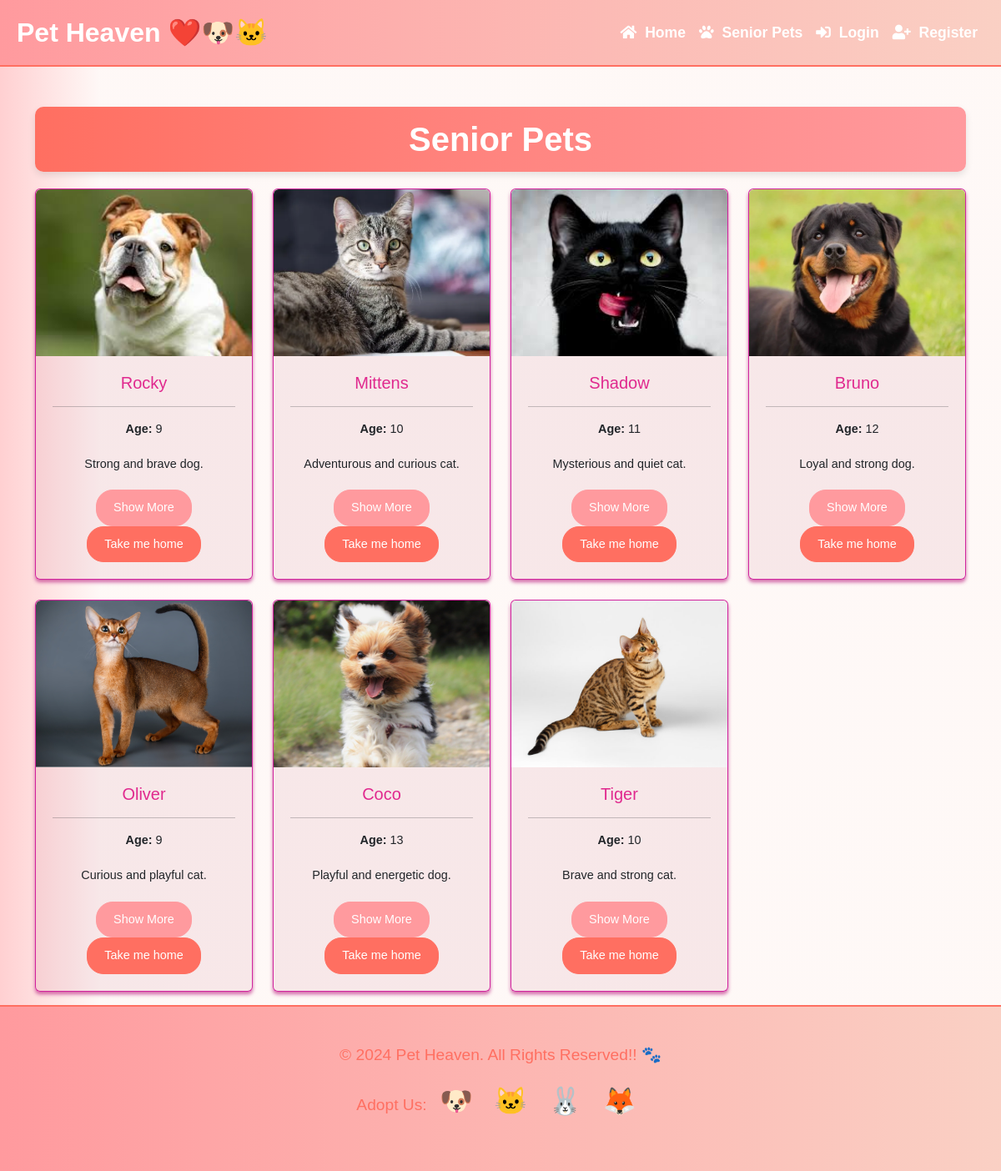
The app's page /senior.php with its own data.
### tables this page shows
CREATE TABLE `animal` (
  `id` int(11) NOT NULL,
  `name` varchar(255) NOT NULL,
  `photo` varchar(255) DEFAULT NULL,
  `location` varchar(255) DEFAULT NULL,
  `description` text DEFAULT NULL,
  `size` enum('small','medium','large') NOT NULL,
  `age` int(11) NOT NULL,
  `vaccinated` tinyint(1) DEFAULT NULL,
  `breed` varchar(255) DEFAULT NULL,
  `status` enum('Adopted','Available') DEFAULT 'Available'
);

### senior.php (the view, shortened to what this page needs)
<?php
include 'connection.php';
include 'inc/navbar.php';
$sql = "SELECT * FROM animal WHERE age > 8";
$result = $conn->query($sql);
$animalCards = '';
while ($row = $result->fetch_assoc()) {
    $statusTag = ($row['status'] == 'Adopted') ? '<div class="adopted-tag">Adopted</div>' : '';
    $adoptButton = ($row['status'] == 'Available')
        ? '<form method="post" action="adopt.php" class="d-inline-block">
               <input type="hidden" name="pet_id" value="' . htmlspecialchars($row['id']) . '">
               <button type="submit" class="btn btn-success-custom btn-custom" style="background-color: #ff6f61; border-color: #ff6f61;">Take me home</button>
           </form>'
        : '';
    $animalCards .= '
        <div class="col">
            <div class="card animal-card">
                ' . $statusTag . '
                <img src="uploads/' . htmlspecialchars($row['photo']) . '" class="card-img-top" alt="' . htmlspecialchars($row['name']) . '">
                <div class="card-body">
                    <h5 class="card-title">' . htmlspecialchars($row['name']) . '</h5>
                    <hr class="de-divider">
                    <p class="card-text"><strong>Age:</strong> ' . htmlspecialchars($row['age']) . '</p>
                    <p class="card-text">' . htmlspecialchars($row['description']) . '</p>
                    <a href="details.php?id=' . htmlspecialchars($row['id']) . '" class="btn btn-info-custom btn-custom" style="background-color: #ff9a9e; border-color: #ff9a9e;">Show More</a>
                    ' . $adoptButton . '
                </div>
            </div>
        </div>';
}
?>
<!DOCTYPE html>
<html lang="en">
<head>
    <link href="https://cdn.jsdelivr.net/npm/bootstrap@5.3.3/dist/css/bootstrap.min.css" rel="stylesheet">
    <link rel="stylesheet" href="css/style.css">
</head>
<body>
<div class="container mt-5">
    <h1 class="admin-panel-heading">Senior Pets</h1>
    <div class="row row-cols-lg-4 row-cols-md-3 row-cols-sm-2 row-cols-1 g-4">
        <?= $animalCards; ?>
    </div>
</div>
<?php include 'inc/footer.php'; ?>
</body>
</html>

### css/style.css (style rules this page uses)
body { background: linear-gradient(90deg, #ff9a9d77 0%, #fad0c424 10%); font-family: "Arial", sans-serif; color: #212529; margin: 0; padding: 0; box-sizing: border-box; }
.animal-card { position: relative; overflow: hidden; border: 1px solid #cc0f96e6; border-radius: 0.375rem; box-shadow: 0 0.2rem 0.25rem rgba(194, 54, 140, 0.721); transition: transform 0.2s, box-shadow 0.2s; background-color: hwb(341 28% 30% / 0.091); }
.animal-card img { width: 100%; height: 200px; object-fit: cover; border-top-left-radius: 0.375rem; border-top-right-radius: 0.375rem; }
.card-body { text-align: center; padding: 20px; }
.card-title { font-size: 1.25rem; margin-bottom: 10px; color: #e0298e; }
.card-text { font-size: 0.9rem; margin-bottom: 20px; }
.btn-custom { border-radius: 20px; padding: 10px 20px; font-size: 0.9rem; color: #fff; text-align: center; }
.btn-info-custom { background-color: #ff9a9e; border-color: #ff9a9e; }
.btn-success-custom { background-color: #ff6f61; border-color: #ff6f61; }
.admin-panel-heading { font-size: 2.5rem; font-weight: bold; color: #ffffff; background: linear-gradient(90deg, #ff6f61, #ff9a9e); padding: 15px 30px; border-radius: 10px; box-shadow: 0 4px 8px rgba(0, 0, 0, 0.1); text-align: center; margin-bottom: 20px; }

### records on screen
animal: photo (picture), name "Rocky", age "9", description "Strong and brave dog."
animal: photo (picture), name "Mittens", age "10", description "Adventurous and curious cat."
animal: photo (picture), name "Shadow", age "11", description "Mysterious and quiet cat."
animal: photo (picture), name "Bruno", age "12", description "Loyal and strong dog."
animal: photo (picture), name "Oliver", age "9", description "Curious and playful cat."
animal: photo (picture), name "Coco", age "13", description "Playful and energetic dog."
animal: photo (picture), name "Tiger", age "10", description "Brave and strong cat."
